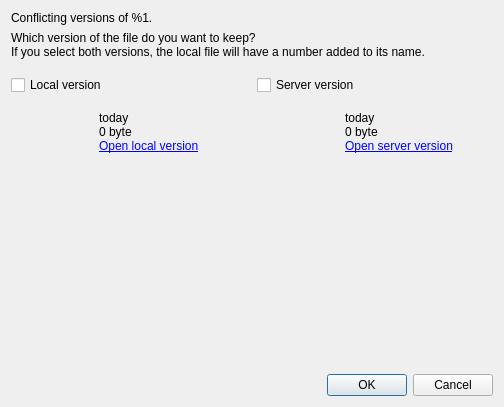
<?xml version="1.0" encoding="UTF-8"?>
<ui version="4.0">
 <class>OCC::ConflictDialog</class>
 <widget class="QDialog" name="OCC::ConflictDialog">
  <property name="geometry">
   <rect>
    <x>0</x>
    <y>0</y>
    <width>504</width>
    <height>407</height>
   </rect>
  </property>
  <property name="windowTitle">
   <string>Sync Conflict</string>
  </property>
  <layout class="QVBoxLayout" name="verticalLayout_7">
   <item>
    <widget class="QLabel" name="conflictMessage">
     <property name="text">
      <string>Conflicting versions of %1.</string>
     </property>
    </widget>
   </item>
   <item>
    <layout class="QVBoxLayout" name="verticalLayout_8">
     <property name="spacing">
      <number>16</number>
     </property>
     <item>
      <widget class="QLabel" name="label">
       <property name="text">
        <string>Which version of the file do you want to keep?&lt;br/&gt;If you select both versions, the local file will have a number added to its name.</string>
       </property>
      </widget>
     </item>
     <item>
      <layout class="QHBoxLayout" name="horizontalLayout_3">
       <property name="spacing">
        <number>16</number>
       </property>
       <item>
        <layout class="QVBoxLayout" name="verticalLayout_5">
         <item>
          <widget class="QCheckBox" name="localVersionRadio">
           <property name="text">
            <string>Local version</string>
           </property>
          </widget>
         </item>
         <item>
          <layout class="QHBoxLayout" name="horizontalLayout">
           <item>
            <layout class="QVBoxLayout" name="verticalLayout_4">
             <item>
              <widget class="QToolButton" name="localVersionButton">
               <property name="toolTip">
                <string>Click to open the file</string>
               </property>
               <property name="text">
                <string/>
               </property>
               <property name="iconSize">
                <size>
                 <width>64</width>
                 <height>64</height>
                </size>
               </property>
               <property name="autoRaise">
                <bool>true</bool>
               </property>
              </widget>
             </item>
             <item>
              <spacer name="verticalSpacer_3">
               <property name="orientation">
                <enum>Qt::Vertical</enum>
               </property>
               <property name="sizeHint" stdset="0">
                <size>
                 <width>20</width>
                 <height>40</height>
                </size>
               </property>
              </spacer>
             </item>
            </layout>
           </item>
           <item>
            <layout class="QVBoxLayout" name="verticalLayout_2" stretch="0,0,0,1">
             <property name="spacing">
              <number>0</number>
             </property>
             <item>
              <widget class="QLabel" name="localVersionMtime">
               <property name="text">
                <string>today</string>
               </property>
              </widget>
             </item>
             <item>
              <widget class="QLabel" name="localVersionSize">
               <property name="text">
                <string>0 byte</string>
               </property>
              </widget>
             </item>
             <item>
              <widget class="QLabel" name="localVersionLink">
               <property name="text">
                <string>&lt;a href=&quot;%1&quot;&gt;Open local version&lt;/a&gt;</string>
               </property>
               <property name="openExternalLinks">
                <bool>true</bool>
               </property>
              </widget>
             </item>
             <item>
              <spacer name="verticalSpacer">
               <property name="orientation">
                <enum>Qt::Vertical</enum>
               </property>
               <property name="sizeHint" stdset="0">
                <size>
                 <width>20</width>
                 <height>40</height>
                </size>
               </property>
              </spacer>
             </item>
            </layout>
           </item>
           <item>
            <spacer name="horizontalSpacer">
             <property name="orientation">
              <enum>Qt::Horizontal</enum>
             </property>
             <property name="sizeHint" stdset="0">
              <size>
               <width>40</width>
               <height>20</height>
              </size>
             </property>
            </spacer>
           </item>
          </layout>
         </item>
        </layout>
       </item>
       <item>
        <layout class="QVBoxLayout" name="verticalLayout_6">
         <item>
          <widget class="QCheckBox" name="remoteVersionRadio">
           <property name="text">
            <string>Server version</string>
           </property>
          </widget>
         </item>
         <item>
          <layout class="QHBoxLayout" name="horizontalLayout_2">
           <item>
            <layout class="QVBoxLayout" name="verticalLayout_3">
             <item>
              <widget class="QToolButton" name="remoteVersionButton">
               <property name="toolTip">
                <string>Click to open the file</string>
               </property>
               <property name="text">
                <string/>
               </property>
               <property name="iconSize">
                <size>
                 <width>64</width>
                 <height>64</height>
                </size>
               </property>
               <property name="autoRaise">
                <bool>true</bool>
               </property>
              </widget>
             </item>
             <item>
              <spacer name="verticalSpacer_4">
               <property name="orientation">
                <enum>Qt::Vertical</enum>
               </property>
               <property name="sizeHint" stdset="0">
                <size>
                 <width>20</width>
                 <height>40</height>
                </size>
               </property>
              </spacer>
             </item>
            </layout>
           </item>
           <item>
            <layout class="QVBoxLayout" name="verticalLayout" stretch="0,0,0,1">
             <property name="spacing">
              <number>0</number>
             </property>
             <item>
              <widget class="QLabel" name="remoteVersionMtime">
               <property name="text">
                <string>today</string>
               </property>
              </widget>
             </item>
             <item>
              <widget class="QLabel" name="remoteVersionSize">
               <property name="text">
                <string>0 byte</string>
               </property>
              </widget>
             </item>
             <item>
              <widget class="QLabel" name="remoteVersionLink">
               <property name="text">
                <string>&lt;a href=&quot;%1&quot;&gt;Open server version&lt;/a&gt;</string>
               </property>
               <property name="openExternalLinks">
                <bool>true</bool>
               </property>
              </widget>
             </item>
             <item>
              <spacer name="verticalSpacer_2">
               <property name="orientation">
                <enum>Qt::Vertical</enum>
               </property>
               <property name="sizeHint" stdset="0">
                <size>
                 <width>20</width>
                 <height>40</height>
                </size>
               </property>
              </spacer>
             </item>
            </layout>
           </item>
           <item>
            <spacer name="horizontalSpacer_2">
             <property name="orientation">
              <enum>Qt::Horizontal</enum>
             </property>
             <property name="sizeHint" stdset="0">
              <size>
               <width>40</width>
               <height>20</height>
              </size>
             </property>
            </spacer>
           </item>
          </layout>
         </item>
        </layout>
       </item>
      </layout>
     </item>
    </layout>
   </item>
   <item>
    <widget class="QDialogButtonBox" name="buttonBox">
     <property name="standardButtons">
      <set>QDialogButtonBox::Cancel|QDialogButtonBox::Ok</set>
     </property>
    </widget>
   </item>
  </layout>
 </widget>
 <resources/>
 <connections>
  <connection>
   <sender>buttonBox</sender>
   <signal>accepted()</signal>
   <receiver>OCC::ConflictDialog</receiver>
   <slot>accept()</slot>
   <hints>
    <hint type="sourcelabel">
     <x>123</x>
     <y>218</y>
    </hint>
    <hint type="destinationlabel">
     <x>148</x>
     <y>248</y>
    </hint>
   </hints>
  </connection>
  <connection>
   <sender>buttonBox</sender>
   <signal>rejected()</signal>
   <receiver>OCC::ConflictDialog</receiver>
   <slot>reject()</slot>
   <hints>
    <hint type="sourcelabel">
     <x>181</x>
     <y>215</y>
    </hint>
    <hint type="destinationlabel">
     <x>240</x>
     <y>254</y>
    </hint>
   </hints>
  </connection>
 </connections>
</ui>
